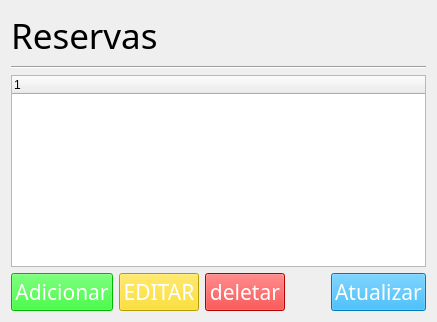
      <widget class="QWidget" name="pg_reserva">
       <layout class="QVBoxLayout" name="verticalLayout_3">
        <item>
         <layout class="QVBoxLayout" name="vl_titulo">
          <item>
           <widget class="QLabel" name="labelTitulo">
            <property name="font">
             <font>
              <family>Bebas Neue</family>
              <pointsize>26</pointsize>
             </font>
            </property>
            <property name="text">
             <string>Reservas</string>
            </property>
           </widget>
          </item>
          <item>
           <widget class="Line" name="line">
            <property name="orientation">
             <enum>Qt::Horizontal</enum>
            </property>
           </widget>
          </item>
         </layout>
        </item>
        <item>
         <widget class="QTreeWidget" name="tabelaReserva">
          <column>
           <property name="text">
            <string notr="true">1</string>
           </property>
          </column>
         </widget>
        </item>
        <item>
         <layout class="QHBoxLayout" name="hl_botoes">
          <item>
           <widget class="QPushButton" name="adicionarReserva">
            <property name="sizePolicy">
             <sizepolicy hsizetype="Minimum" vsizetype="Fixed">
              <horstretch>0</horstretch>
              <verstretch>0</verstretch>
             </sizepolicy>
            </property>
            <property name="minimumSize">
             <size>
              <width>80</width>
              <height>0</height>
             </size>
            </property>
            <property name="font">
             <font>
              <family>Bebas Neue</family>
              <pointsize>16</pointsize>
             </font>
            </property>
            <property name="styleSheet">
             <string notr="true">color: rgb(255, 255, 255);
background-color: rgb(0, 255, 0);
border-color: transparent;</string>
            </property>
            <property name="text">
             <string>Adicionar</string>
            </property>
           </widget>
          </item>
          <item>
           <widget class="QPushButton" name="editarReserva">
            <property name="sizePolicy">
             <sizepolicy hsizetype="Minimum" vsizetype="Fixed">
              <horstretch>0</horstretch>
              <verstretch>0</verstretch>
             </sizepolicy>
            </property>
            <property name="minimumSize">
             <size>
              <width>80</width>
              <height>0</height>
             </size>
            </property>
            <property name="font">
             <font>
              <family>Bebas Neue</family>
              <pointsize>16</pointsize>
             </font>
            </property>
            <property name="styleSheet">
             <string notr="true">color: rgb(255, 255, 255);
background-color: rgb(255, 217, 0);
border-color: transparent;</string>
            </property>
            <property name="text">
             <string>EDITAR</string>
            </property>
           </widget>
          </item>
          <item>
           <widget class="QPushButton" name="deletarReserva">
            <property name="sizePolicy">
             <sizepolicy hsizetype="Minimum" vsizetype="Fixed">
              <horstretch>0</horstretch>
              <verstretch>0</verstretch>
             </sizepolicy>
            </property>
            <property name="minimumSize">
             <size>
              <width>80</width>
              <height>0</height>
             </size>
            </property>
            <property name="font">
             <font>
              <family>Bebas Neue</family>
              <pointsize>16</pointsize>
             </font>
            </property>
            <property name="styleSheet">
             <string notr="true">color: rgb(255, 255, 255);
background-color: rgb(255, 0, 0);
border-color: transparent;</string>
            </property>
            <property name="text">
             <string>deletar</string>
            </property>
            <property name="flat">
             <bool>false</bool>
            </property>
           </widget>
          </item>
          <item>
           <spacer name="espH">
            <property name="orientation">
             <enum>Qt::Horizontal</enum>
            </property>
            <property name="sizeType">
             <enum>QSizePolicy::Expanding</enum>
            </property>
            <property name="sizeHint" stdset="0">
             <size>
              <width>40</width>
              <height>20</height>
             </size>
            </property>
           </spacer>
          </item>
          <item>
           <widget class="QPushButton" name="atualizarReservas">
            <property name="sizePolicy">
             <sizepolicy hsizetype="Minimum" vsizetype="Fixed">
              <horstretch>0</horstretch>
              <verstretch>0</verstretch>
             </sizepolicy>
            </property>
            <property name="minimumSize">
             <size>
              <width>80</width>
              <height>0</height>
             </size>
            </property>
            <property name="font">
             <font>
              <family>Bebas Neue</family>
              <pointsize>16</pointsize>
             </font>
            </property>
            <property name="styleSheet">
             <string notr="true">color: rgb(255, 255, 255);
background-color: rgb(0, 170, 255);
border-color: transparent;</string>
            </property>
            <property name="text">
             <string>Atualizar</string>
            </property>
           </widget>
          </item>
         </layout>
        </item>
       </layout>
      </widget>
